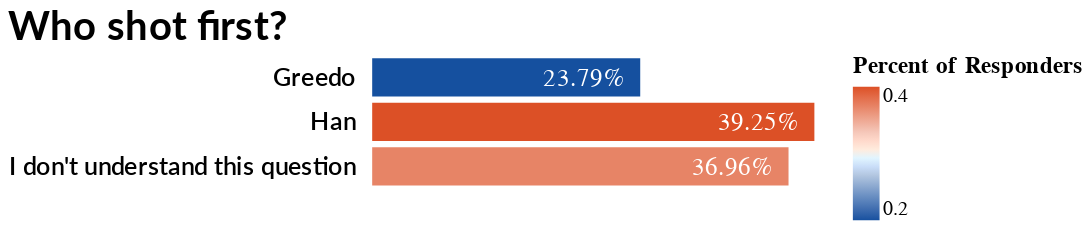

The notebook cell this image was saved under:
### Code cell
text_chart = alt.Chart(shot_first_percent).mark_text(fontSize=15, color='#FFFFFF', align='right', dx=-10).encode(
    x=alt.X('percent:Q'),
    y=alt.Y('shooter:N'),
    text=alt.Text('percent:Q', format='.2%'),
    
)

# Create the bar chart
bar_chart = alt.Chart(shot_first_percent).mark_bar(size=23).encode(
    x=alt.X('percent:Q', title=None, axis=None),
    y=alt.Y('shooter:N', title=None, axis=alt.Axis(grid=False, ticks=False, labelPadding=10, labelLimit=350, labelFontSize=15, labelFontWeight=600)),
    color=alt.Color('percent:Q', scale=alt.Scale(range='diverging'), legend=alt.Legend(title='Percent of Responders', titleFontSize=14, labelFontSize=12))
)

chart_2 = alt.layer(bar_chart, text_chart).resolve_scale(color='independent').properties(
    width=270,
    height=80,
    title={"text": "Who shot first?", "fontSize": 24}
)

chart_2

### Figure 1 — Vega-Lite specification as saved in the notebook (floating-point values rounded to 4 significant figures)
{"config": {"title": {"anchor": "start", "font": "Lato", "fontSize": 20, "subtitleFontSize": 18, "subtitleFont": "Lato"}, "axisX": {"titleFontSize": 16, "labelFontSize": 14, "grid": false, "labelFont": "Lato"}, "axisY": {"domain": false, "titleFontSize": 16, "titleAngle": 0, "titleBaseline": "bottom", "titleAnchor": "start", "labelFontSize": 14, "grid": true, "gridColor": "#aab0c0", "gridWidth": 1, "labelFont": "Lato"}, "axis": {"labelFont": "Lato", "titleFont": "Lato", "titleFontSize": 16, "labelFontSize": 14}, "background": "#FFFFFF", "view": {"stroke": null}, "range": {"category": ["#B62321", "#A1A332", "#15509F", "#3B444B", "#D7C078", "#DC5026"], "ramp": ["#B62321", "#BD4232", "#C36244", "#CA8155", "#D0A167", "#D7C078"], "diverging": ["#15509F", "#638ABF", "#B1C5DF", "#FFFFFF", "#F3C5B7", "#E88A6E", "#DC5026"]}, "area": {}, "line": {}, "point": {}, "text": {"fontSize": 14}, "bar": {"binSpacing": 1, "size": 25}, "facet": {"titleFontSize": 16}, "notes": {"fontSize": 12}, "sources": {"fontSize": 12, "anchor": "right"}}, "layer": [{"mark": {"type": "bar", "size": 23}, "encoding": {"color": {"field": "percent", "legend": {"labelFontSize": 12, "title": "Percent of Responders", "titleFontSize": 14}, "scale": {"range": "diverging"}, "type": "quantitative"}, "x": {"axis": null, "field": "percent", "title": null, "type": "quantitative"}, "y": {"axis": {"grid": false, "labelFontSize": 15, "labelFontWeight": 600, "labelLimit": 350, "labelPadding": 10, "ticks": false}, "field": "shooter", "title": null, "type": "nominal"}}}, {"mark": {"type": "text", "align": "right", "color": "#FFFFFF", "dx": -10, "fontSize": 15}, "encoding": {"text": {"field": "percent", "format": ".2%", "type": "quantitative"}, "x": {"field": "percent", "type": "quantitative"}, "y": {"field": "shooter", "type": "nominal"}}}], "data": {"name": "data-190c08c4b87d15815f8eb98a6028ee28"}, "height": 80, "resolve": {"scale": {"color": "independent"}}, "title": {"text": "Who shot first?", "fontSize": 24}, "width": 270, "$schema": "https://vega.github.io/schema/vega-lite/v5.20.1.json", "datasets": {"data-190c08c4b87d15815f8eb98a6028ee28": [{"shooter": "Greedo", "count": 197, "percent": 0.2379}, {"shooter": "Han", "count": 325, "percent": 0.3925}, {"shooter": "I don't understand this question", "count": 306, "percent": 0.3696}]}}
